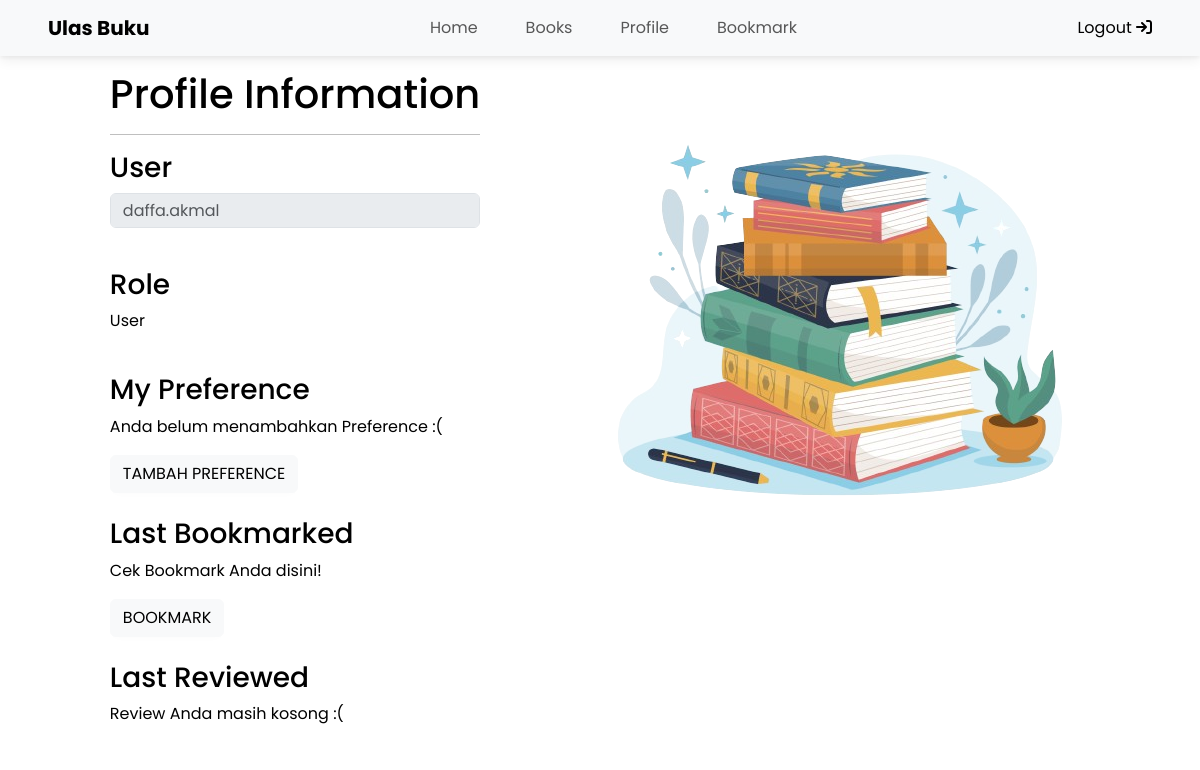
The app's page /showprofile/ (signed in), older data.
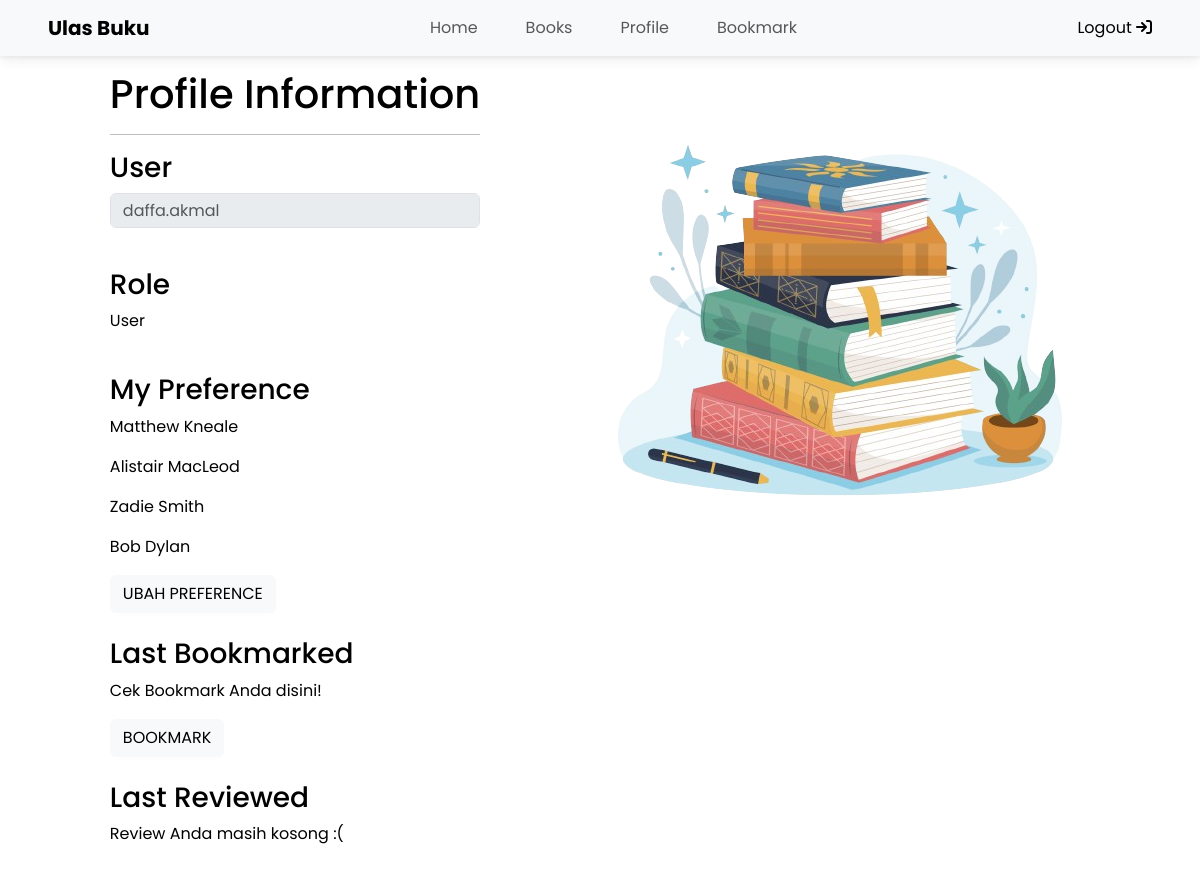
The same page, newer data.
### profiles/models.py (models this page shows)
class Preference(models.Model):
    user = models.ForeignKey(User, on_delete=models.CASCADE)
    author = models.CharField(("author"), max_length=255)

### profiles/views.py (the view)
# urls.py: path('showprofile/', showprofile, name='showprofile'),
@login_required(login_url='/login')
def showprofile(request):
    user_now = request.user
    review = user_now.review_set.all()
    preference = Preference.objects.filter(user=user_now)
    context = {'user':user_now, 'review':review, 'pref':preference}
    return render(request, "showprofile.html", context)

### profiles/templates/showprofile.html (shortened to what this page needs)
{% extends 'base.html' %} {% load static %} {% block content %}
<div class="landing-container" style="margin-top: 70px">
  <div class="landing-text-container">
    <h1>Profile Information</h1>
    <hr />
    <h3 style="overflow: hidden; text-overflow: ellipsis">User</h3>
    <div class="input-group mb-3">
      <input
        type="text"
        class="form-control"
        placeholder="{{ user }}"
        aria-label="Username"
        aria-describedby="basic-addon1"
        disabled
      />
    </div>
    <br />
    <h3 style="overflow: hidden; text-overflow: ellipsis">Role</h3>
    {% if user.is_superuser %}
    <p>Admin</p>
    {% else %}
    <p>User</p>
    {% endif %}
    <br />
    <h3 style="overflow: hidden; text-overflow: ellipsis">My Preference</h3>
    {% if pref %}
    {% for preference in pref %}
    <p>{{preference.author}}</p>
    {% endfor %}
    <a
      href="{% url 'profiles:preference' %}"
      class="btn btn-light"
      tabindex="-1"
      role="button"
      aria-disabled="true"
      >Ubah Preference</a
    ><br />
    {% else %}
    <p>Anda belum menambahkan Preference :(</p>
    <a
      href="{% url 'profiles:preference' %}"
      class="btn btn-light"
      tabindex="-1"
      role="button"
      aria-disabled="true"
      >Tambah Preference</a
    ><br />
    {% endif %}
    <br />
    <h3 style="overflow: hidden; text-overflow: ellipsis">Last Bookmarked</h3>
    <p>Cek Bookmark Anda disini!</p>
    <a
      href="{% url 'bookmark:show_bookmark' request.user%}"
      class="btn btn-light"
      tabindex="-1"
      role="button"
      aria-disabled="true"
      >BookMark</a
    ><br />
    <br />
    <h3 style="overflow: hidden; text-overflow: ellipsis">Last Reviewed</h3>
    {% if review %}
    <div id="container">
      {% for rev in review %}
      <div class="element">
        "{{rev.review}}"<br />{{rev.book.title}} by {{rev.book.author}}"
      </div>
      <br />
      {% endfor %}
    </div>
    <button id="toggleButton" class="btn btn-light">Show More</button>
    <script>
      async function getPref() {
        return fetch("{% url 'profiles:pref_json' %}").then((res) =>
          res.json()
        );
      }
      async function refreshPreference() {
        document.getElementById("preferences").innerHTML = "";
        const products = await getPref();
        let htmlString = ``;
        products.forEach((item) => {
          htmlString += `\n<tr>
                <td>${item.fields.author}</td>
            </tr>`;
        });
        document.getElementById("preferences").innerHTML = htmlString;
      }
      refreshPreference();
      $(document).ready(function () {
        $("#container .element:gt(3)").hide();
        var areElementsShown = false;
        $("#toggleButton").click(function () {
          if (areElementsShown) {
            $("#container .element:gt(0)").slideUp();
            $(this).text("Show More");
            areElementsShown = false;
          } else {
            $("#container .element").slideDown();
            $(this).text("Hide");
            areElementsShown = true;
          }
        });
      });
    </script>
    {% else %}
    <p>Review Anda masih kosong :(</p>
    {% endif %}
  </div>
  <div class="landing-img-container">
    <img
      src="{% static 'img/book.png' %}"
      alt="book"
      style="mix-blend-mode: multiply; max-width: 100%"
    />
  </div>
</div>
<br />
<br /><br />
{% endblock content %}

### templates/base.html (shortened to what this page needs)
{% load static %}
<!DOCTYPE html>
<html lang="en">
  <head>
    <link
      href="https://cdnjs.cloudflare.com/ajax/libs/font-awesome/6.0.0/css/all.min.css"
      rel="stylesheet"
    />
    <link
      href="https://cdnjs.cloudflare.com/ajax/libs/mdb-ui-kit/6.4.2/mdb.min.css"
      rel="stylesheet"
    />
    <link
      href="https://cdn.jsdelivr.net/npm/bootstrap@5.3.2/dist/css/bootstrap.min.css"
      rel="stylesheet"
    />
  </head>
  <body>
    {% include "navbar.html" %} {% block content %} {% endblock %}
  </body>
</html>

### templates/navbar.html (shortened to what this page needs)
<nav class="navbar navbar-expand-lg bg-body-tertiary fixed-top bg-transparent">
  <div class="container-fluid px-5">
    <a class="navbar-brand fs-5" href="#"><b>Ulas Buku</b></a>
    <div
      class="sidebar offcanvas offcanvas-start"
      tabindex="-1"
      id="offcanvasNavbar"
      aria-labelledby="offcanvasNavbarLabel"
    >
      <div class="offcanvas-body">
        <ul class="navbar-nav justify-content-center flex-grow-1 pe-3">
          <li class="nav-item active mx-3">
            <a class="nav-link" href="{% url 'main:show_main'%}">Home</a>
          </li>
          <li class="nav-item mx-3">
            <a class="nav-link" href="{% url 'main:show_book_list'%}">Books</a>
          </li>
          <li class="nav-item mx-3">
            <a class="nav-link" href="{% url 'profiles:showprofile' %}"
              >Profile</a
            >
          </li>
          {% if user.is_authenticated %}
          <li class="nav-item mx-3">
            <a
              class="nav-link"
              href="{% url 'bookmark:show_bookmark' request.user%}"
              >Bookmark</a
            >
          </li>
          {% endif %}
        </ul>
        <div class="d-flex justify-content-center align-items-center gap-3">
          <a
            class="nav-item"
            href="{% url 'main:logout'%}"
            style="text-decoration: none; color: black"
          >
            Logout <i class="fa fa-sign-in"></i>
          </a>
        </div>
      </div>
    </div>
  </div>
</nav>

Row changes from the older to the newer data that the page shows:
added Preference: author "Matthew Kneale"
added Preference: author "Alistair MacLeod"
added Preference: author "Zadie Smith"
added Preference: author "Bob Dylan"
Text that changed along with them:
text no longer shown: "Anda belum menambahkan Preference :( TAMBAH PREFERENCE"
text now shown: "UBAH PREFERENCE"
